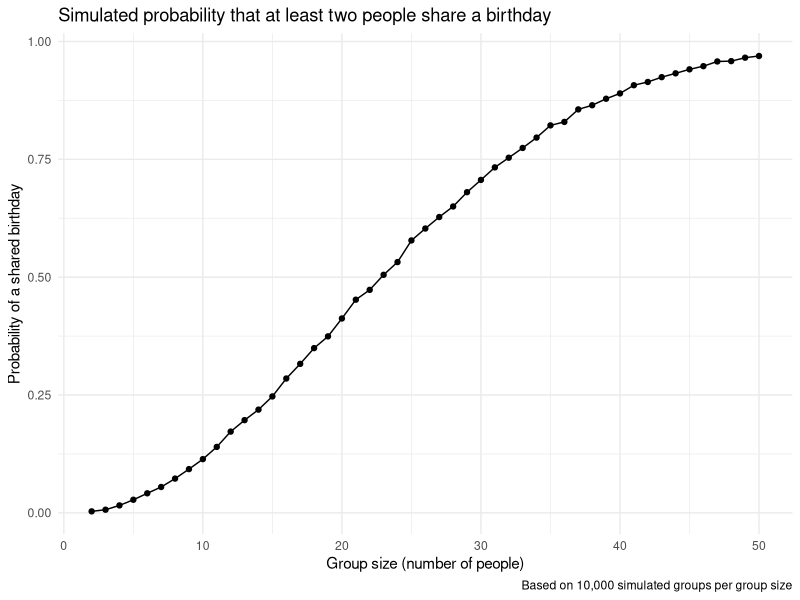

Write R code to recreate this figure. (Note: this script raises an error after producing the figure.)
## ---- chunk 1
library(tidyverse)

knitr::opts_chunk$set(
  collapse = TRUE,
  message = FALSE,
  fig.width = 9,
  fig.asp = .6,
  out.width = "90%"
)

theme_set(theme_minimal() + theme(legend.position = "bottom"))

options(
  ggplot2.continuous.colour = "viridis",
  ggplot2.continuous.fill = "viridis"
)

scale_colour_discrete = scale_colour_viridis_d
scale_fill_discrete = scale_fill_viridis_d
## ---- chunk 2
shared_bday = function(n) {
  bdays = sample(1:365, size = n, replace = TRUE)
  repeated_bday = length(unique(bdays)) < n
  return(repeated_bday)
}
## ---- chunk 3
set.seed(1118)

bday_sim =
  expand_grid(
    group_size = 2:50, 
    iter = 1:10000
  ) |>
  mutate(
    repeated = map_lgl(group_size, shared_bday))

bday_results =
  bday_sim |>
  group_by(group_size) |>
  summarize(prob_of_repeat = mean(repeated))
## ---- chunk 4
bday_results |>
  ggplot(aes(x = group_size, y = prob_of_repeat)) +
  geom_point() +
  geom_line() +
  labs(
    title = "Simulated probability that at least two people share a birthday",
    x = "Group size (number of people)",
    y = "Probability of a shared birthday",
    caption = "Based on 10,000 simulated groups per group size"
  )
## ---- chunk 5
study_files =
  tibble(
    file_name = list.files("data/")
  ) |>
  mutate(
    path = str_c("data/", file_name),
    data = map(path, read_csv)
  )
## ---- chunk 6
study_df =
  study_files |>
  mutate(file_name = str_remove(file_name, "\\.csv$")) |>
  separate(file_name, into = c("arm", "subject_id"), sep = "_") |>
  mutate(
    arm = case_match(
      arm,
      "con" ~ "Control",
      "exp" ~ "Experimental"
    ),
    arm = factor(arm, levels = c("Control", "Experimental")),
    subject_id = as.integer(subject_id)
  ) |>
  unnest(data) |>
  pivot_longer(
    week_1:week_8,
    names_to = "week",
    names_prefix = "week_",
    values_to = "observation"
  ) |>
  mutate(week = as.numeric(week)) |>
  select(-path)
